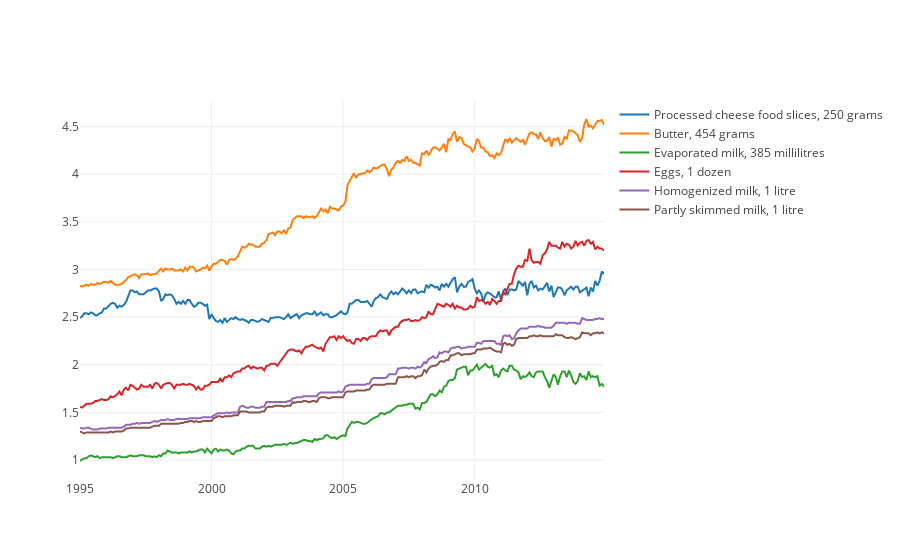

The notebook cell this image was saved under:
### Code cell
plot_commodities([
    'Homogenized milk, 1 litre',
    'Partly skimmed milk, 1 litre', 
    'Butter, 454 grams',
    'Processed cheese food slices, 250 grams',
    'Evaporated milk, 385 millilitres', 
    'Eggs, 1 dozen'
])

### Figure 1 — Plotly figure (JSON) as saved in the notebook; plotly's stock layout.template omitted (floating-point values rounded to 4 significant figures; data arrays with more than 128 entries replaced by an {"elided": "..."} marker saying what was removed)
{"data": [{"name": "Processed cheese food slices, 250 grams", "type": "scatter", "uid": "c3ec528c-d803-11e8-9158-6c71d9546346", "x": {"elided": "240 str values"}, "y": {"elided": "240 float values"}}, {"name": "Butter, 454 grams", "type": "scatter", "uid": "c3ec528d-d803-11e8-9158-6c71d9546346", "x": {"elided": "240 str values"}, "y": {"elided": "240 float values"}}, {"name": "Evaporated milk, 385 millilitres", "type": "scatter", "uid": "c3ec528e-d803-11e8-9158-6c71d9546346", "x": {"elided": "240 str values"}, "y": {"elided": "240 float values"}}, {"name": "Eggs, 1 dozen", "type": "scatter", "uid": "c3ec528f-d803-11e8-9158-6c71d9546346", "x": {"elided": "240 str values"}, "y": {"elided": "240 float values"}}, {"name": "Homogenized milk, 1 litre", "type": "scatter", "uid": "c3ec5290-d803-11e8-9158-6c71d9546346", "x": {"elided": "240 str values"}, "y": {"elided": "240 float values"}}, {"name": "Partly skimmed milk, 1 litre", "type": "scatter", "uid": "c3ec5291-d803-11e8-9158-6c71d9546346", "x": {"elided": "240 str values"}, "y": {"elided": "240 float values"}}], "layout": {}}
